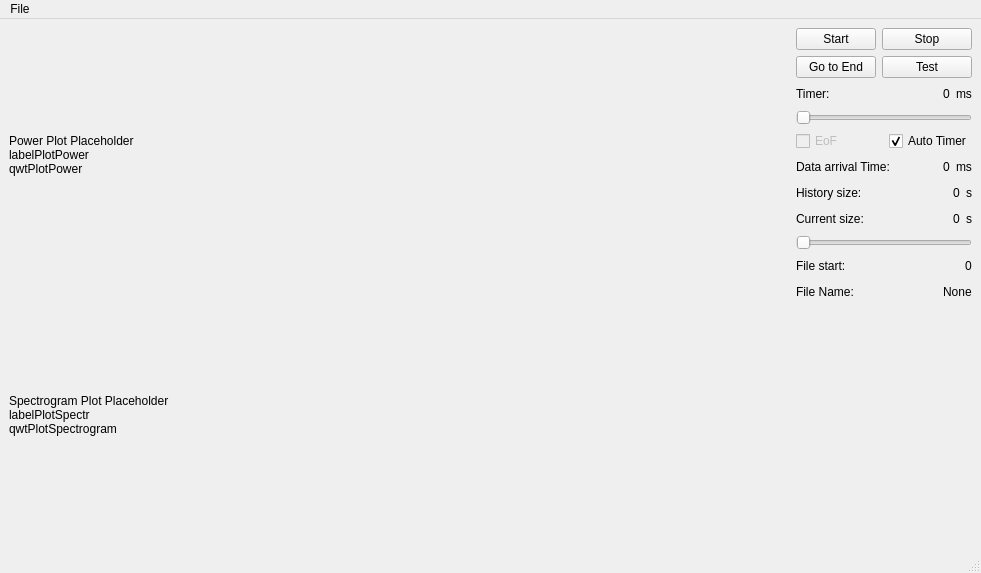
<?xml version="1.0" encoding="UTF-8"?>
<ui version="4.0">
 <class>MonitorMainUI</class>
 <widget class="QMainWindow" name="MonitorMainUI">
  <property name="geometry">
   <rect>
    <x>0</x>
    <y>0</y>
    <width>981</width>
    <height>573</height>
   </rect>
  </property>
  <property name="windowTitle">
   <string>Spectrum Analyser</string>
  </property>
  <property name="windowIcon">
   <iconset>
    <normaloff>resources/utilities_system_monitor.png</normaloff>resources/utilities_system_monitor.png</iconset>
  </property>
  <widget class="QWidget" name="centralwidget">
   <layout class="QGridLayout" name="gridLayout" columnstretch="1,0">
    <property name="leftMargin">
     <number>9</number>
    </property>
    <item row="0" column="0">
     <layout class="QVBoxLayout" name="verticalPlts">
      <item>
       <widget class="QLabel" name="labelPlotPower">
        <property name="minimumSize">
         <size>
          <width>610</width>
          <height>250</height>
         </size>
        </property>
        <property name="text">
         <string>Power Plot Placeholder
labelPlotPower
qwtPlotPower</string>
        </property>
       </widget>
      </item>
      <item>
       <widget class="QLabel" name="labelPlotSpectrogram">
        <property name="minimumSize">
         <size>
          <width>610</width>
          <height>250</height>
         </size>
        </property>
        <property name="text">
         <string>Spectrogram Plot Placeholder
labelPlotSpectr
qwtPlotSpectrogram</string>
        </property>
       </widget>
      </item>
     </layout>
    </item>
    <item row="0" column="1">
     <layout class="QVBoxLayout" name="verticalBtns">
      <property name="sizeConstraint">
       <enum>QLayout::SetDefaultConstraint</enum>
      </property>
      <item>
       <layout class="QFormLayout" name="formLayout">
        <item row="0" column="0">
         <widget class="QPushButton" name="pushButtonStart">
          <property name="maximumSize">
           <size>
            <width>127</width>
            <height>16777215</height>
           </size>
          </property>
          <property name="text">
           <string>Start</string>
          </property>
         </widget>
        </item>
        <item row="0" column="1">
         <widget class="QPushButton" name="pushButtonStop">
          <property name="maximumSize">
           <size>
            <width>127</width>
            <height>16777215</height>
           </size>
          </property>
          <property name="text">
           <string>Stop</string>
          </property>
         </widget>
        </item>
        <item row="1" column="1">
         <widget class="QPushButton" name="pushButtonTest">
          <property name="maximumSize">
           <size>
            <width>127</width>
            <height>16777215</height>
           </size>
          </property>
          <property name="text">
           <string>Test</string>
          </property>
         </widget>
        </item>
        <item row="1" column="0">
         <widget class="QPushButton" name="pushButtonGoToEnd">
          <property name="maximumSize">
           <size>
            <width>127</width>
            <height>16777215</height>
           </size>
          </property>
          <property name="toolTip">
           <string>&lt;html&gt;&lt;head/&gt;&lt;body&gt;&lt;p&gt;Go to end of the current file&lt;/p&gt;&lt;/body&gt;&lt;/html&gt;</string>
          </property>
          <property name="text">
           <string>Go to End</string>
          </property>
         </widget>
        </item>
       </layout>
      </item>
      <item>
       <layout class="QHBoxLayout" name="horizontalLayout">
        <property name="sizeConstraint">
         <enum>QLayout::SetFixedSize</enum>
        </property>
        <item>
         <widget class="QLabel" name="label_2">
          <property name="sizePolicy">
           <sizepolicy hsizetype="Maximum" vsizetype="Preferred">
            <horstretch>0</horstretch>
            <verstretch>0</verstretch>
           </sizepolicy>
          </property>
          <property name="text">
           <string>Timer:</string>
          </property>
         </widget>
        </item>
        <item>
         <spacer name="horizontalSpacer">
          <property name="orientation">
           <enum>Qt::Horizontal</enum>
          </property>
          <property name="sizeType">
           <enum>QSizePolicy::MinimumExpanding</enum>
          </property>
          <property name="sizeHint" stdset="0">
           <size>
            <width>40</width>
            <height>20</height>
           </size>
          </property>
         </spacer>
        </item>
        <item>
         <widget class="QLabel" name="label">
          <property name="sizePolicy">
           <sizepolicy hsizetype="Maximum" vsizetype="Preferred">
            <horstretch>0</horstretch>
            <verstretch>0</verstretch>
           </sizepolicy>
          </property>
          <property name="text">
           <string>0</string>
          </property>
         </widget>
        </item>
        <item>
         <widget class="QLabel" name="label_3">
          <property name="sizePolicy">
           <sizepolicy hsizetype="Maximum" vsizetype="Preferred">
            <horstretch>0</horstretch>
            <verstretch>0</verstretch>
           </sizepolicy>
          </property>
          <property name="text">
           <string>ms</string>
          </property>
         </widget>
        </item>
       </layout>
      </item>
      <item>
       <widget class="QSlider" name="hSliderTimer">
        <property name="sizePolicy">
         <sizepolicy hsizetype="Expanding" vsizetype="Fixed">
          <horstretch>0</horstretch>
          <verstretch>0</verstretch>
         </sizepolicy>
        </property>
        <property name="minimum">
         <number>1</number>
        </property>
        <property name="maximum">
         <number>1000</number>
        </property>
        <property name="singleStep">
         <number>10</number>
        </property>
        <property name="pageStep">
         <number>50</number>
        </property>
        <property name="orientation">
         <enum>Qt::Horizontal</enum>
        </property>
       </widget>
      </item>
      <item>
       <layout class="QHBoxLayout" name="horizontalLayout_7">
        <item>
         <widget class="QCheckBox" name="checkBoxEoF">
          <property name="enabled">
           <bool>false</bool>
          </property>
          <property name="text">
           <string>EoF</string>
          </property>
         </widget>
        </item>
        <item>
         <spacer name="horizontalSpacer_7">
          <property name="orientation">
           <enum>Qt::Horizontal</enum>
          </property>
          <property name="sizeHint" stdset="0">
           <size>
            <width>40</width>
            <height>20</height>
           </size>
          </property>
         </spacer>
        </item>
        <item>
         <widget class="QCheckBox" name="checkBoxAutoTimer">
          <property name="text">
           <string>Auto Timer</string>
          </property>
          <property name="checked">
           <bool>true</bool>
          </property>
         </widget>
        </item>
       </layout>
      </item>
      <item>
       <layout class="QHBoxLayout" name="horizontalLayout_6">
        <item>
         <widget class="QLabel" name="label_10">
          <property name="text">
           <string>Data arrival Time:</string>
          </property>
         </widget>
        </item>
        <item>
         <spacer name="horizontalSpacer_6">
          <property name="orientation">
           <enum>Qt::Horizontal</enum>
          </property>
          <property name="sizeHint" stdset="0">
           <size>
            <width>40</width>
            <height>20</height>
           </size>
          </property>
         </spacer>
        </item>
        <item>
         <widget class="QLabel" name="labelDaT">
          <property name="text">
           <string>0</string>
          </property>
         </widget>
        </item>
        <item>
         <widget class="QLabel" name="label_13">
          <property name="text">
           <string>ms</string>
          </property>
         </widget>
        </item>
       </layout>
      </item>
      <item>
       <layout class="QHBoxLayout" name="horizontalLayout_2">
        <property name="sizeConstraint">
         <enum>QLayout::SetFixedSize</enum>
        </property>
        <item>
         <widget class="QLabel" name="label_4">
          <property name="sizePolicy">
           <sizepolicy hsizetype="Maximum" vsizetype="Preferred">
            <horstretch>0</horstretch>
            <verstretch>0</verstretch>
           </sizepolicy>
          </property>
          <property name="text">
           <string>History size:</string>
          </property>
         </widget>
        </item>
        <item>
         <spacer name="horizontalSpacer_2">
          <property name="orientation">
           <enum>Qt::Horizontal</enum>
          </property>
          <property name="sizeType">
           <enum>QSizePolicy::MinimumExpanding</enum>
          </property>
          <property name="sizeHint" stdset="0">
           <size>
            <width>40</width>
            <height>20</height>
           </size>
          </property>
         </spacer>
        </item>
        <item>
         <widget class="QLabel" name="label_7">
          <property name="sizePolicy">
           <sizepolicy hsizetype="Maximum" vsizetype="Preferred">
            <horstretch>0</horstretch>
            <verstretch>0</verstretch>
           </sizepolicy>
          </property>
          <property name="text">
           <string>0</string>
          </property>
         </widget>
        </item>
        <item>
         <widget class="QLabel" name="label_8">
          <property name="sizePolicy">
           <sizepolicy hsizetype="Maximum" vsizetype="Preferred">
            <horstretch>0</horstretch>
            <verstretch>0</verstretch>
           </sizepolicy>
          </property>
          <property name="text">
           <string>s</string>
          </property>
         </widget>
        </item>
       </layout>
      </item>
      <item>
       <layout class="QHBoxLayout" name="horizontalLayout_3">
        <property name="sizeConstraint">
         <enum>QLayout::SetFixedSize</enum>
        </property>
        <item>
         <widget class="QLabel" name="label_5">
          <property name="text">
           <string>Current size:</string>
          </property>
         </widget>
        </item>
        <item>
         <spacer name="horizontalSpacer_3">
          <property name="orientation">
           <enum>Qt::Horizontal</enum>
          </property>
          <property name="sizeType">
           <enum>QSizePolicy::MinimumExpanding</enum>
          </property>
          <property name="sizeHint" stdset="0">
           <size>
            <width>40</width>
            <height>20</height>
           </size>
          </property>
         </spacer>
        </item>
        <item>
         <widget class="QLabel" name="labelHistorySize">
          <property name="sizePolicy">
           <sizepolicy hsizetype="Maximum" vsizetype="Preferred">
            <horstretch>0</horstretch>
            <verstretch>0</verstretch>
           </sizepolicy>
          </property>
          <property name="text">
           <string>0</string>
          </property>
         </widget>
        </item>
        <item>
         <widget class="QLabel" name="label_6">
          <property name="sizePolicy">
           <sizepolicy hsizetype="Maximum" vsizetype="Preferred">
            <horstretch>0</horstretch>
            <verstretch>0</verstretch>
           </sizepolicy>
          </property>
          <property name="maximumSize">
           <size>
            <width>19</width>
            <height>16777215</height>
           </size>
          </property>
          <property name="text">
           <string>s</string>
          </property>
         </widget>
        </item>
       </layout>
      </item>
      <item>
       <widget class="QSlider" name="hSliderHistory">
        <property name="sizePolicy">
         <sizepolicy hsizetype="Expanding" vsizetype="Fixed">
          <horstretch>0</horstretch>
          <verstretch>0</verstretch>
         </sizepolicy>
        </property>
        <property name="minimum">
         <number>1</number>
        </property>
        <property name="maximum">
         <number>120</number>
        </property>
        <property name="singleStep">
         <number>2</number>
        </property>
        <property name="orientation">
         <enum>Qt::Horizontal</enum>
        </property>
       </widget>
      </item>
      <item>
       <layout class="QHBoxLayout" name="horizontalLayout_4">
        <property name="sizeConstraint">
         <enum>QLayout::SetFixedSize</enum>
        </property>
        <item>
         <widget class="QLabel" name="label_9">
          <property name="sizePolicy">
           <sizepolicy hsizetype="Maximum" vsizetype="Preferred">
            <horstretch>0</horstretch>
            <verstretch>0</verstretch>
           </sizepolicy>
          </property>
          <property name="text">
           <string>File start:</string>
          </property>
         </widget>
        </item>
        <item>
         <spacer name="horizontalSpacer_4">
          <property name="orientation">
           <enum>Qt::Horizontal</enum>
          </property>
          <property name="sizeType">
           <enum>QSizePolicy::MinimumExpanding</enum>
          </property>
          <property name="sizeHint" stdset="0">
           <size>
            <width>40</width>
            <height>20</height>
           </size>
          </property>
         </spacer>
        </item>
        <item>
         <widget class="QLabel" name="labelTimeStart">
          <property name="sizePolicy">
           <sizepolicy hsizetype="Maximum" vsizetype="Preferred">
            <horstretch>0</horstretch>
            <verstretch>0</verstretch>
           </sizepolicy>
          </property>
          <property name="text">
           <string>0</string>
          </property>
         </widget>
        </item>
       </layout>
      </item>
      <item>
       <layout class="QHBoxLayout" name="horizontalLayout_5">
        <property name="sizeConstraint">
         <enum>QLayout::SetFixedSize</enum>
        </property>
        <item>
         <widget class="QLabel" name="label_11">
          <property name="sizePolicy">
           <sizepolicy hsizetype="Maximum" vsizetype="Preferred">
            <horstretch>0</horstretch>
            <verstretch>0</verstretch>
           </sizepolicy>
          </property>
          <property name="text">
           <string>File Name:</string>
          </property>
         </widget>
        </item>
        <item>
         <spacer name="horizontalSpacer_5">
          <property name="orientation">
           <enum>Qt::Horizontal</enum>
          </property>
          <property name="sizeType">
           <enum>QSizePolicy::MinimumExpanding</enum>
          </property>
          <property name="sizeHint" stdset="0">
           <size>
            <width>40</width>
            <height>20</height>
           </size>
          </property>
         </spacer>
        </item>
        <item>
         <widget class="QLabel" name="labelFileName">
          <property name="sizePolicy">
           <sizepolicy hsizetype="Maximum" vsizetype="Preferred">
            <horstretch>0</horstretch>
            <verstretch>0</verstretch>
           </sizepolicy>
          </property>
          <property name="text">
           <string>None</string>
          </property>
         </widget>
        </item>
       </layout>
      </item>
      <item>
       <spacer name="verticalSpacer">
        <property name="orientation">
         <enum>Qt::Vertical</enum>
        </property>
        <property name="sizeHint" stdset="0">
         <size>
          <width>20</width>
          <height>40</height>
         </size>
        </property>
       </spacer>
      </item>
     </layout>
    </item>
   </layout>
  </widget>
  <widget class="QMenuBar" name="menubar">
   <property name="geometry">
    <rect>
     <x>0</x>
     <y>0</y>
     <width>981</width>
     <height>25</height>
    </rect>
   </property>
   <widget class="QMenu" name="menuFile">
    <property name="title">
     <string>File</string>
    </property>
    <addaction name="actionOpen"/>
   </widget>
   <addaction name="menuFile"/>
  </widget>
  <widget class="QStatusBar" name="statusbar"/>
  <action name="actionOpen">
   <property name="text">
    <string>Open</string>
   </property>
  </action>
 </widget>
 <tabstops>
  <tabstop>hSliderHistory</tabstop>
 </tabstops>
 <resources/>
 <connections>
  <connection>
   <sender>pushButtonTest</sender>
   <signal>clicked()</signal>
   <receiver>MonitorMainUI</receiver>
   <slot>WiSpyTest()</slot>
   <hints>
    <hint type="sourcelabel">
     <x>969</x>
     <y>95</y>
    </hint>
    <hint type="destinationlabel">
     <x>668</x>
     <y>354</y>
    </hint>
   </hints>
  </connection>
  <connection>
   <sender>pushButtonStop</sender>
   <signal>clicked()</signal>
   <receiver>MonitorMainUI</receiver>
   <slot>WiSpyStop()</slot>
   <hints>
    <hint type="sourcelabel">
     <x>969</x>
     <y>62</y>
    </hint>
    <hint type="destinationlabel">
     <x>673</x>
     <y>315</y>
    </hint>
   </hints>
  </connection>
  <connection>
   <sender>pushButtonStart</sender>
   <signal>clicked()</signal>
   <receiver>MonitorMainUI</receiver>
   <slot>WiSpyStart()</slot>
   <hints>
    <hint type="sourcelabel">
     <x>851</x>
     <y>62</y>
    </hint>
    <hint type="destinationlabel">
     <x>672</x>
     <y>277</y>
    </hint>
   </hints>
  </connection>
  <connection>
   <sender>pushButtonGoToEnd</sender>
   <signal>clicked()</signal>
   <receiver>MonitorMainUI</receiver>
   <slot>WiSpyGoToEnd()</slot>
   <hints>
    <hint type="sourcelabel">
     <x>851</x>
     <y>95</y>
    </hint>
    <hint type="destinationlabel">
     <x>669</x>
     <y>395</y>
    </hint>
   </hints>
  </connection>
  <connection>
   <sender>hSliderTimer</sender>
   <signal>valueChanged(int)</signal>
   <receiver>label</receiver>
   <slot>setNum(int)</slot>
   <hints>
    <hint type="sourcelabel">
     <x>970</x>
     <y>154</y>
    </hint>
    <hint type="destinationlabel">
     <x>945</x>
     <y>123</y>
    </hint>
   </hints>
  </connection>
  <connection>
   <sender>hSliderTimer</sender>
   <signal>valueChanged(int)</signal>
   <receiver>MonitorMainUI</receiver>
   <slot>setTimer(int)</slot>
   <hints>
    <hint type="sourcelabel">
     <x>970</x>
     <y>154</y>
    </hint>
    <hint type="destinationlabel">
     <x>677</x>
     <y>234</y>
    </hint>
   </hints>
  </connection>
  <connection>
   <sender>hSliderHistory</sender>
   <signal>valueChanged(int)</signal>
   <receiver>MonitorMainUI</receiver>
   <slot>setHistorySize(int)</slot>
   <hints>
    <hint type="sourcelabel">
     <x>970</x>
     <y>297</y>
    </hint>
    <hint type="destinationlabel">
     <x>739</x>
     <y>318</y>
    </hint>
   </hints>
  </connection>
  <connection>
   <sender>hSliderHistory</sender>
   <signal>valueChanged(int)</signal>
   <receiver>label_7</receiver>
   <slot>setNum(int)</slot>
   <hints>
    <hint type="sourcelabel">
     <x>970</x>
     <y>297</y>
    </hint>
    <hint type="destinationlabel">
     <x>956</x>
     <y>238</y>
    </hint>
   </hints>
  </connection>
  <connection>
   <sender>checkBoxAutoTimer</sender>
   <signal>clicked(bool)</signal>
   <receiver>MonitorMainUI</receiver>
   <slot>autoSetTimer(bool)</slot>
   <hints>
    <hint type="sourcelabel">
     <x>924</x>
     <y>178</y>
    </hint>
    <hint type="destinationlabel">
     <x>813</x>
     <y>414</y>
    </hint>
   </hints>
  </connection>
 </connections>
 <slots>
  <slot>WiSpyStart()</slot>
  <slot>WiSpyStop()</slot>
  <slot>WiSpyTest()</slot>
  <slot>WiSpyGoToEnd()</slot>
  <slot>setTimer(int)</slot>
  <slot>setHistorySize(int)</slot>
  <slot>autoSetTimer(bool)</slot>
 </slots>
</ui>
